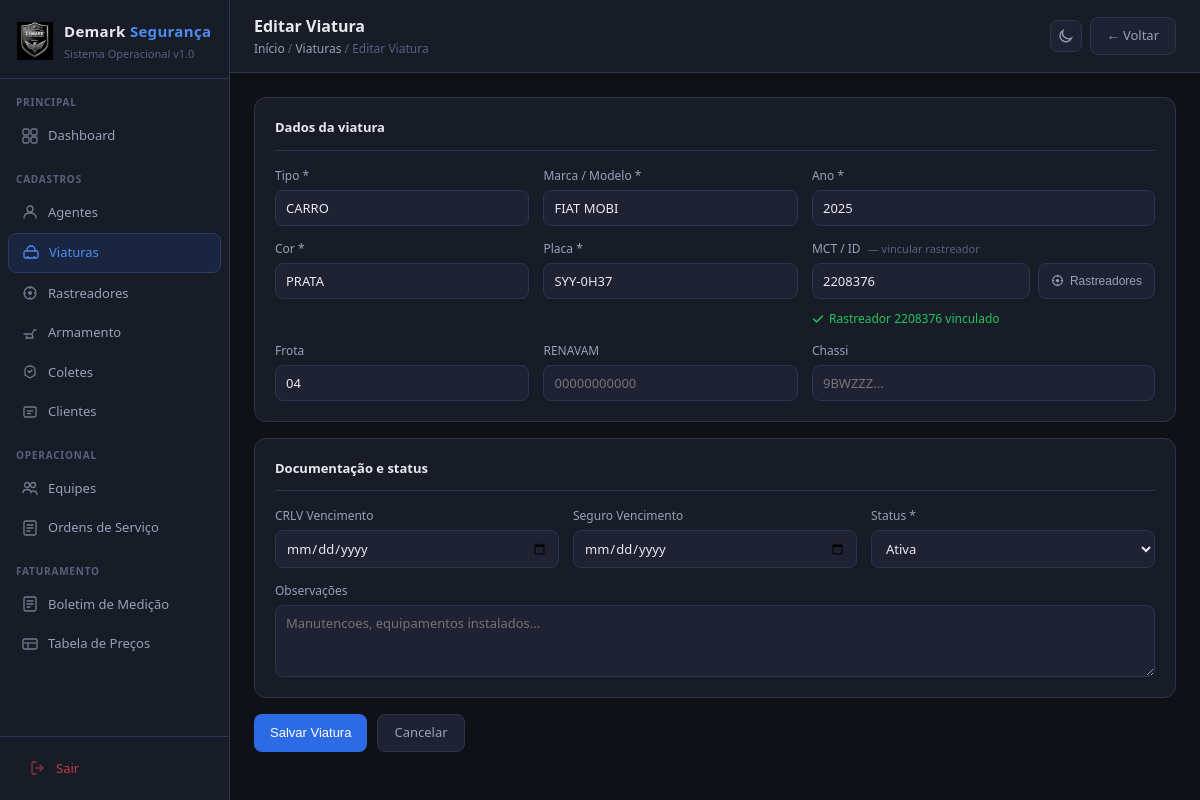
Page /viaturas/1/editar/ (signed in) on the committed database.
### cadastros/models.py (models this page shows, shortened)
class Viatura(models.Model):
    STATUS_CHOICES = [
        ('ativa', 'Ativa'),
        ('manutencao', 'Em manutencao'),
        ('inativa', 'Inativa'),
    ]
    TIPO_CHOICES = [
        ('VW Polo', 'VW Polo'),
        ('VW Gol', 'VW Gol'),
        ('Fiat Strada', 'Fiat Strada'),
        ('Toyota Hilux', 'Toyota Hilux'),
        ('Outro', 'Outro'),
    ]
    tipo = models.CharField(max_length=50, verbose_name='Tipo')
    marca_modelo = models.CharField(max_length=100, verbose_name='Marca / Modelo')
    ano = models.CharField(max_length=4, verbose_name='Ano')
    cor = models.CharField(max_length=50, verbose_name='Cor')
    placa = models.CharField(max_length=10, unique=True, verbose_name='Placa')
    frota = models.CharField(max_length=20, blank=True, verbose_name='Frota')
    mct_id = models.CharField(max_length=20, blank=True, verbose_name='MCT / ID')
    renavam = models.CharField(max_length=15, blank=True, verbose_name='RENAVAM')
    chassi = models.CharField(max_length=30, blank=True, verbose_name='Chassi')
    crlv_validade = models.DateField(blank=True, null=True, verbose_name='CRLV Vencimento')
    seguro_validade = models.DateField(blank=True, null=True, verbose_name='Seguro Vencimento')
    status = models.CharField(max_length=15, choices=STATUS_CHOICES, default='ativa', verbose_name='Status')
    observacoes = models.TextField(blank=True, verbose_name='Observacoes')
    criado_em = models.DateTimeField(auto_now_add=True)
    atualizado_em = models.DateTimeField(auto_now=True)
    class Meta:
        verbose_name = 'Viatura'
        verbose_name_plural = 'Viaturas'
        ordering = ['placa']

### cadastros/views.py (the view)
# urls.py: path('viaturas/<int:pk>/editar/', views.viatura_edit, name='viatura_edit'),
@login_required
def viatura_edit(request, pk):
    viatura = get_object_or_404(Viatura, pk=pk)
    form = ViaturaForm(request.POST or None, instance=viatura)
    if form.is_valid():
        form.save()
        messages.success(request, 'Viatura atualizada com sucesso!')
        return redirect('viatura_list')
    return render(request, 'cadastros/viatura_form.html', {'form': form, 'titulo': 'Editar Viatura', 'obj': viatura})

### cadastros/forms.py
class ViaturaForm(forms.ModelForm):
    class Meta:
        model = Viatura
        exclude = ['criado_em', 'atualizado_em']
        widgets = {
            'marca_modelo': forms.TextInput(attrs={'placeholder': 'Ex: VW Polo'}),
            'ano': forms.TextInput(attrs={'placeholder': '2024'}),
            'cor': forms.TextInput(attrs={'placeholder': 'Ex: Cinza'}),
            'placa': forms.TextInput(attrs={'placeholder': 'SEO-3C73'}),
            'frota': forms.TextInput(attrs={'placeholder': 'Codigo interno'}),
            'mct_id': forms.TextInput(attrs={'placeholder': '2261451'}),
            'renavam': forms.TextInput(attrs={'placeholder': '00000000000'}),
            'chassi': forms.TextInput(attrs={'placeholder': '9BWZZZ...'}),
            'crlv_validade': forms.DateInput(attrs={'type': 'date'}),
            'seguro_validade': forms.DateInput(attrs={'type': 'date'}),
            'observacoes': forms.Textarea(attrs={'rows': 3, 'placeholder': 'Manutencoes, equipamentos instalados...'}),
        }

### cadastros/templates/cadastros/viatura_form.html (shortened to what this page needs)
{% extends 'cadastros/base.html' %}
{% block page_title %}{{ titulo }}{% endblock %}
{% block breadcrumb %}<a href="{% url 'dashboard' %}">Início</a> / <a href="{% url 'viatura_list' %}">Viaturas</a> / {{ titulo }}{% endblock %}
{% block topbar_actions %}<a href="{% url 'viatura_list' %}" class="btn btn-secondary">← Voltar</a>{% endblock %}
{% block content %}
<form method="post">
  <div class="card">
    <div class="card-title">Dados da viatura</div>
    <div class="form-grid form-grid-3">
      <div class="field"><label>Tipo *</label>{{ form.tipo }}</div>
      <div class="field"><label>Marca / Modelo *</label>{{ form.marca_modelo }}</div>
      <div class="field"><label>Ano *</label>{{ form.ano }}</div>
      <div class="field"><label>Cor *</label>{{ form.cor }}</div>
      <div class="field"><label>Placa *</label>{{ form.placa }}</div>
      <div class="field">
        <label>MCT / ID
          <span style="font-size:11px;color:var(--text3);font-weight:400;margin-left:4px">— vincular rastreador</span>
        </label>
        <div style="display:flex;gap:8px;align-items:stretch">
          {{ form.mct_id }}
          <div style="position:relative">
            <button type="button" id="btn-rastreador"
              onclick="document.getElementById('rastreador-dropdown').classList.toggle('open')"
              style="height:100%;padding:8px 12px;background:var(--bg3);border:1px solid var(--border);border-radius:var(--radius);color:var(--text2);cursor:pointer;font-size:12px;white-space:nowrap;display:flex;align-items:center;gap:6px">
              Rastreadores
            </button>
          </div>
        </div>
        <div id="mct-selecionado" style="display:none;margin-top:6px;font-size:12px;color:var(--green);display:flex;align-items:center;gap:5px">
          <svg width="12" height="12" fill="none" viewBox="0 0 16 16"><path d="M2 8l4 4 8-8" stroke="currentColor" stroke-width="2" stroke-linecap="round" stroke-linejoin="round"/></svg>
          <span id="mct-nome"></span>
        </div>
      </div>
      <div class="field"><label>Frota</label>{{ form.frota }}</div>
      <div class="field"><label>RENAVAM</label>{{ form.renavam }}</div>
      <div class="field"><label>Chassi</label>{{ form.chassi }}</div>
    </div>
  </div>
  <div class="card">
    <div class="card-title">Documentação e status</div>
    <div class="form-grid form-grid-3">
      <div class="field"><label>CRLV Vencimento</label>{{ form.crlv_validade }}</div>
      <div class="field"><label>Seguro Vencimento</label>{{ form.seguro_validade }}</div>
      <div class="field"><label>Status *</label>{{ form.status }}</div>
      <div class="field field-full"><label>Observações</label>{{ form.observacoes }}</div>
    </div>
  </div>
  <div style="display:flex;gap:10px;margin-top:16px">
    <button type="submit" class="btn btn-primary">Salvar Viatura</button>
    <a href="{% url 'viatura_list' %}" class="btn btn-secondary">Cancelar</a>
  </div>
</form>
{% endblock %}

### cadastros/templates/cadastros/base.html (style rules this page uses)
* { box-sizing:border-box;margin:0;padding:0 }
:root { --bg:#0f1117;--bg2:#181c27;--bg3:#1e2233;--bg4:#252a3a; --border:#2e3450;--border2:#3a4060; --text:#e8eaf0;--text2:#9aa0b8;--text3:#5a6080; --blue:#2d6be4;--blue2:#1a4db8;--blue-light:#4d8df0; --blue-bg:#1a2540;--blue-border:#2a3d6a; --green:#22c55e;--green-bg:#0f2a1a; --red:#ef4444;--red-bg:#2a0f0f; --amber:#f59e0b;--amber-bg:#2a1f0a; --gray:#64748b; --radius:8px;--radius-lg:12px; }
body { font-family:'Segoe UI',system-ui,sans-serif;background:var(--bg);color:var(--text);font-size:14px;line-height:1.5;display:flex;min-height:100vh }
.topbar-left .breadcrumb a { color:var(--text2);text-decoration:none }
.btn { display:inline-flex;align-items:center;gap:6px;padding:8px 16px;border-radius:var(--radius);font-size:13px;font-weight:500;cursor:pointer;border:none;text-decoration:none;transition:all .15s }
.btn-primary { background:var(--blue);color:#fff }
.btn-secondary { background:var(--bg3);color:var(--text2);border:1px solid var(--border) }
.card { background:var(--bg2);border:1px solid var(--border);border-radius:var(--radius-lg);padding:20px }
.card-title { font-size:13px;font-weight:600;color:var(--text);margin-bottom:16px;padding-bottom:12px;border-bottom:1px solid var(--border);display:flex;align-items:center;gap:8px }
.card + .card { margin-top:16px }
.form-grid { display:grid;gap:14px }
.form-grid-3 { grid-template-columns:1fr 1fr 1fr }
.field { display:flex;flex-direction:column;gap:5px }
.field label { font-size:12px;color:var(--text2);font-weight:500 }
.field input,.field select,.field textarea { background:var(--bg3);border:1px solid var(--border);border-radius:var(--radius);padding:8px 10px;color:var(--text);font-size:13px;font-family:inherit;outline:none;transition:border .15s }
.field select option { background:var(--bg3) }
.field textarea { resize:vertical;min-height:72px }
.field-full { grid-column:1/-1 }

### rows in the picture
Viatura: tipo "CARRO", marca_modelo "FIAT MOBI", ano "2025", cor "PRATA", placa "SYY-0H37", mct_id "2208376", frota "04", status "Ativa"

### other values in the picture
{{ titulo }} "Editar Viatura"
